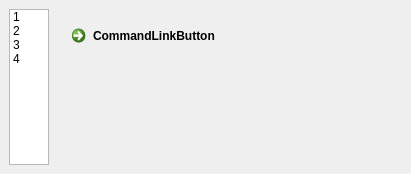
<?xml version="1.0" encoding="UTF-8"?>
<ui version="4.0">
 <class>MainWindow</class>
 <widget class="QMainWindow" name="MainWindow">
  <property name="geometry">
   <rect>
    <x>0</x>
    <y>0</y>
    <width>411</width>
    <height>174</height>
   </rect>
  </property>
  <property name="windowTitle">
   <string>MainWindow</string>
  </property>
  <widget class="QWidget" name="centralWidget">
   <layout class="QGridLayout" name="gridLayout">
    <item row="1" column="0">
     <widget class="QListWidget" name="listWidget">
      <property name="sizePolicy">
       <sizepolicy hsizetype="Preferred" vsizetype="Expanding">
        <horstretch>0</horstretch>
        <verstretch>0</verstretch>
       </sizepolicy>
      </property>
      <property name="maximumSize">
       <size>
        <width>40</width>
        <height>16777215</height>
       </size>
      </property>
      <item>
       <property name="text">
        <string>1</string>
       </property>
      </item>
      <item>
       <property name="text">
        <string>2</string>
       </property>
      </item>
      <item>
       <property name="text">
        <string>3</string>
       </property>
      </item>
      <item>
       <property name="text">
        <string>4</string>
       </property>
      </item>
     </widget>
    </item>
    <item row="1" column="1">
     <widget class="QStackedWidget" name="stackedWidget">
      <property name="sizePolicy">
       <sizepolicy hsizetype="Expanding" vsizetype="Preferred">
        <horstretch>0</horstretch>
        <verstretch>0</verstretch>
       </sizepolicy>
      </property>
      <property name="currentIndex">
       <number>2</number>
      </property>
      <widget class="QWidget" name="page">
       <layout class="QVBoxLayout" name="verticalLayout">
        <item>
         <widget class="QPushButton" name="pushButton">
          <property name="sizePolicy">
           <sizepolicy hsizetype="Preferred" vsizetype="Fixed">
            <horstretch>0</horstretch>
            <verstretch>0</verstretch>
           </sizepolicy>
          </property>
          <property name="text">
           <string>1.0_add</string>
          </property>
         </widget>
        </item>
        <item>
         <widget class="QPushButton" name="pushButton_2">
          <property name="sizePolicy">
           <sizepolicy hsizetype="Preferred" vsizetype="Fixed">
            <horstretch>0</horstretch>
            <verstretch>0</verstretch>
           </sizepolicy>
          </property>
          <property name="text">
           <string>1.0_add</string>
          </property>
         </widget>
        </item>
        <item>
         <widget class="QPushButton" name="pushButton_3">
          <property name="sizePolicy">
           <sizepolicy hsizetype="Preferred" vsizetype="Fixed">
            <horstretch>0</horstretch>
            <verstretch>0</verstretch>
           </sizepolicy>
          </property>
          <property name="text">
           <string>1.0_add</string>
          </property>
         </widget>
        </item>
       </layout>
      </widget>
      <widget class="QWidget" name="page_2">
       <layout class="QHBoxLayout" name="horizontalLayout">
        <item>
         <widget class="QRadioButton" name="radioButton_3">
          <property name="text">
           <string>RadioButton</string>
          </property>
         </widget>
        </item>
        <item>
         <widget class="QRadioButton" name="radioButton_2">
          <property name="text">
           <string>RadioButton</string>
          </property>
         </widget>
        </item>
        <item>
         <widget class="QRadioButton" name="radioButton">
          <property name="text">
           <string>RadioButton</string>
          </property>
         </widget>
        </item>
       </layout>
      </widget>
      <widget class="QWidget" name="page_3">
       <layout class="QVBoxLayout" name="verticalLayout_2">
        <item>
         <widget class="QCommandLinkButton" name="commandLinkButton">
          <property name="text">
           <string>CommandLinkButton</string>
          </property>
         </widget>
        </item>
       </layout>
      </widget>
     </widget>
    </item>
   </layout>
  </widget>
 </widget>
 <resources/>
 <connections>
  <connection>
   <sender>listWidget</sender>
   <signal>currentRowChanged(int)</signal>
   <receiver>stackedWidget</receiver>
   <slot>setCurrentIndex(int)</slot>
   <hints>
    <hint type="sourcelabel">
     <x>37</x>
     <y>19</y>
    </hint>
    <hint type="destinationlabel">
     <x>115</x>
     <y>11</y>
    </hint>
   </hints>
  </connection>
 </connections>
</ui>
